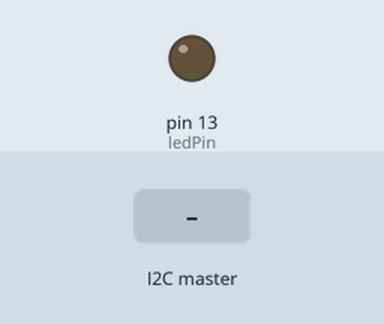
A sketch run on a simulated Arduino Uno, built with avr-gcc and run on an emulated ATmega328P. Shown: output pins drawn as LEDs (lit = HIGH). The inputs (shaded band) are chosen by the test bench. What the sketch prints to the serial monitor is not drawn.

Above: at 1.2 s.
1.3 s: the I2C master sends the byte 1
At 2.2 s:
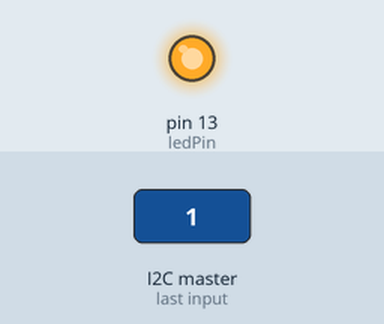
2.8 s: the I2C master sends the byte 0
At 3.3 s:
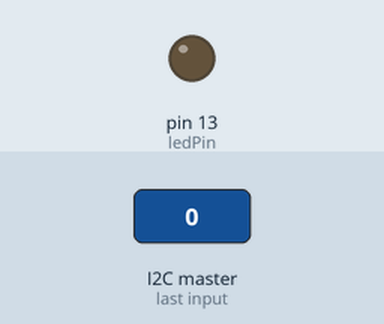
4.3 s: the I2C master sends the byte 2
At 5.7 s:
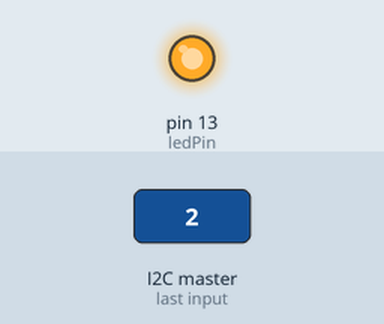
Timing chart, 0 to 7.3 s (numbered marks = the images above; inputs shaded):
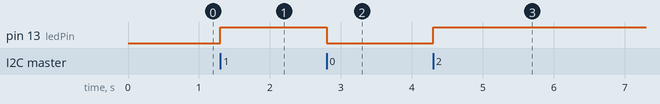

The sketch:

i2c.ino
```cpp
/*
    Arduino Slave for Raspberry Pi Master
    i2c_slave_ard.ino
    Connects to Raspberry Pi via I2C
    
    DroneBot Workshop 2019
    https://dronebotworkshop.com
*/

// Include the Wire library for I2C
#include <Wire.h>
char c;


// LED on pin 13
const int ledPin = 13;


void setup() {
  Serial.begin(9600);
  // Join I2C bus as slave with address 8
  Wire.begin(0x8);

  // Call receiveEvent when data received                
  Wire.onReceive(receiveEvent);

  // Setup pin 13 as output and turn LED off
  pinMode(ledPin, OUTPUT);
  digitalWrite(ledPin, LOW);
}

// Function that executes whenever data is received from master
void receiveEvent(int howMany) {
  while (Wire.available()) { // loop through all but the last
    c = Wire.read(); // receive byte as a character
    digitalWrite(ledPin, c);
    Serial.println(c);
  }
}
void loop() {
  delay(100);

}
```

Measured:
- after the input at 1.3 s, pin 13 (ledPin): LOW → HIGH at once
- after the input at 2.8 s, pin 13 (ledPin): HIGH → LOW at once
- after the input at 4.3 s, pin 13 (ledPin): LOW → HIGH at once
